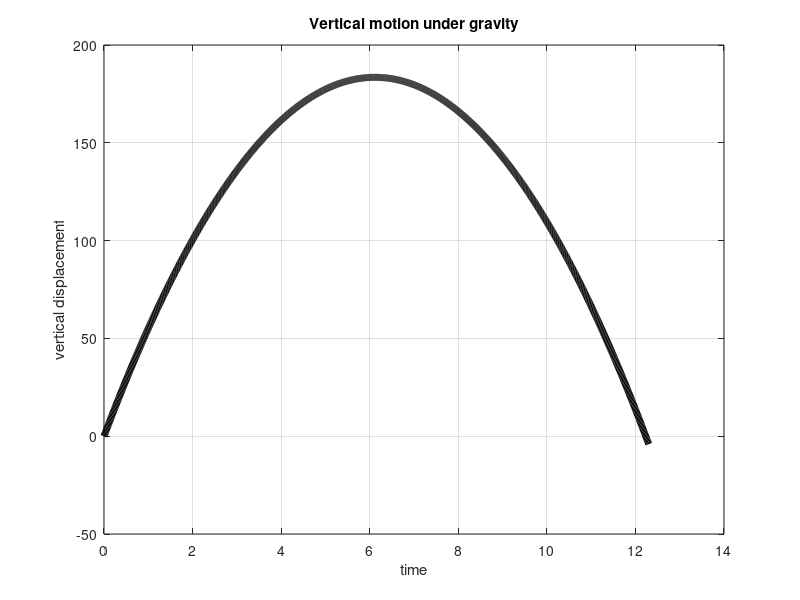

The MATLAB script that drew this image:
% Vertical motion under gravity
g = 9.81; % acceleration due
% to gravity
Vi = 60; % initial velocity in
% meters/sec
t = 0 : 0.01 : 12.3; % time in second
s = Vi * t-g/2 * t .^ 2; % vertical displacement
% in meters
plot(t, s,'k','LineWidth',5)
title( 'Vertical motion under gravity' )
xlabel( 'time' ), ylabel( 'vertical displacement' )
grid
